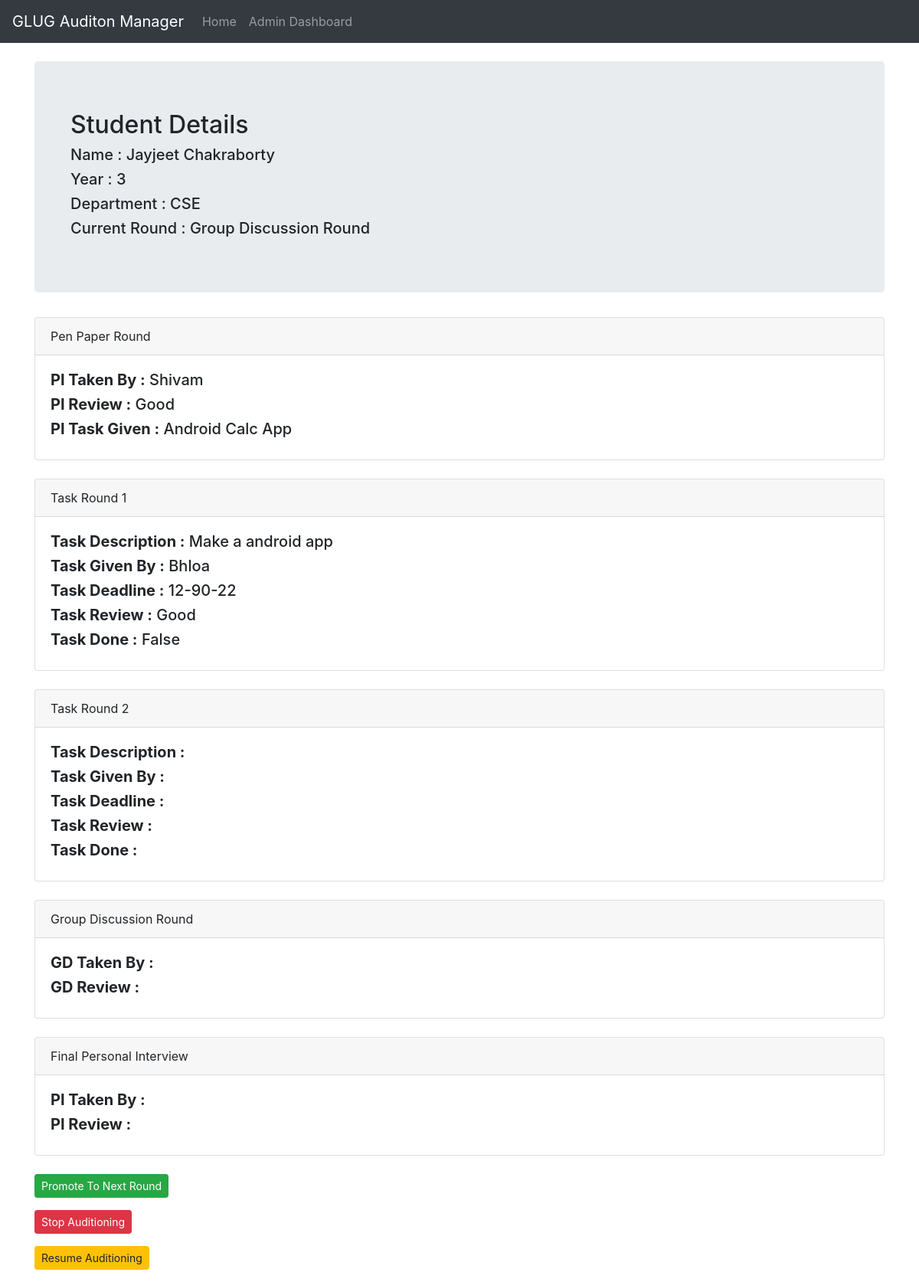
The app's page /profile/5 (signed in) with its own data.
### core/models.py (models this page shows, shortened)
class Student(models.Model):
    name = models.CharField(max_length=255)
    year = models.IntegerField()
    dept = models.CharField(max_length=20)
    pen_paper_round = models.ForeignKey(PenPaperRound, on_delete=models.CASCADE, null=True, blank=True)
    task_round_one = models.ForeignKey(TaskRoundOne, on_delete=models.CASCADE, null=True, blank=True)
    task_round_two = models.ForeignKey(TaskRoundTwo, on_delete=models.CASCADE, null=True, blank=True)
    gd_round = models.ForeignKey(GroupDiscussionRound, on_delete=models.CASCADE, null=True, blank=True)
    final_pi = models.ForeignKey(FinalPi, on_delete=models.CASCADE, null=True, blank=True)
    current_round = models.IntegerField(default=1)
    stopped = models.BooleanField(default=False)

class PenPaperRound(models.Model):
    pi_taken_by = models.CharField(max_length=255)
    pi_review = models.CharField(max_length=255)
    pi_task = models.CharField(max_length=255, null=True, blank=True)

class TaskRoundOne(models.Model):
    task_desc = models.CharField(max_length=255)
    task_given_by = models.CharField(max_length=255)
    task_submission_date = models.CharField(max_length=255)
    task_review = models.CharField(max_length=255)
    task_done = models.BooleanField()

### core/views.py (the view)
@login_required
def profile(request, id):
    student_details = Student.objects.filter(id=id).first()
    student_details.current_round = round_details[student_details.current_round]
    context_data = {
        'student_details': student_details,
    }
    return render(request, 'profile.html', context_data)

### templates/profile.html (shortened to what this page needs)
{% extends 'base.html' %}
{% block content %}
<div class="container">
    <br />
    <div class="jumbotron">
        <div class="container">
            <h2>Student Details</h2>
            <h5>Name : {{ student_details.name }}</h5>
            <h5>Year : {{ student_details.year }}</h5>
            <h5>Department : {{ student_details.dept }}</h5>
            <h5>Current Round : {{ student_details.current_round }} </h5>
        </div>
    </div>
    <div class="card">
        <div class="card-header">
            Pen Paper Round
        </div>
        <div class="card-body">
            <h5><strong>PI Taken By :</strong> {{ student_details.pen_paper_round.pi_taken_by }}</h5>
            <h5><strong>PI Review :</strong> {{ student_details.pen_paper_round.pi_review }}</h5>
            <h5><strong>PI Task Given :</strong> {{ student_details.pen_paper_round.pi_task }}</h5>
        </div>
    </div>
    <br />
    <div class="card">
        <div class="card-header">
            Task Round 1
        </div>
        <div class="card-body">
            <h5><strong>Task Description :</strong> {{ student_details.task_round_one.task_desc }}</h5>
            <h5><strong>Task Given By :</strong> {{ student_details.task_round_one.task_given_by }}</h5>
            <h5><strong>Task Deadline :</strong> {{ student_details.task_round_one.task_submission_date }}</h5>
            <h5><strong>Task Review :</strong> {{ student_details.task_round_one.task_review }}</h5>
            <h5><strong>Task Done :</strong> {{ student_details.task_round_one.task_done }}</h5>
        </div>
    </div>
    <br />
    <div class="card">
        <div class="card-header">
            Task Round 2
        </div>
        <div class="card-body">
            <h5><strong>Task Description :</strong> {{ student_details.task_round_two.task_desc }}</h5>
            <h5><strong>Task Given By :</strong> {{ student_details.task_round_two.task_given_by }}</h5>
            <h5><strong>Task Deadline :</strong> {{ student_details.task_round_two.task_submission_date }}</h5>
            <h5><strong>Task Review :</strong> {{ student_details.task_round_two.task_review }}</h5>
            <h5><strong>Task Done :</strong> {{ student_details.task_round_two.task_done }}</h5>
        </div>
    </div>
    <br />
    <div class="card">
        <div class="card-header">
            Group Discussion Round
        </div>
        <div class="card-body">
            <h5><strong>GD Taken By :</strong> {{ student_details.gd_round.gd_taken_by }}</h5>
            <h5><strong>GD Review :</strong> {{ student_details.gd_round.gd_review }}</h5>
        </div>
    </div>
    <br />
    <div class="card">
        <div class="card-header">
            Final Personal Interview
        </div>
        <div class="card-body">
            <h5><strong>PI Taken By :</strong> {{ student_details.final_pi.pi_taken_by }}</h5>
            <h5><strong>PI Review :</strong> {{ student_details.final_pi.pi_review }}</h5>
        </div>
    </div>
    <br />
    <form method="POST" action="/profile/{{ student_details.id }}/promote">
        <button class="btn btn-success btn-sm">Promote To Next Round</button>
    </form>
    <form method="POST" action="/profile/{{ student_details.id }}/stop">
        <button class="btn btn-danger btn-sm">Stop Auditioning</button>
    </form>
    <form method="POST" action="/profile/{{ student_details.id }}/resume">
        <button class="btn btn-warning btn-sm">Resume Auditioning</button>
    </form>
</div>
{% endblock %}

### records on screen
Student: name "Jayjeet Chakraborty", year "3", dept "CSE", current_round "Group Discussion Round", pen_paper_round.pi_taken_by "Shivam", pen_paper_round.pi_review "Good", pen_paper_round.pi_task "Android Calc App", task_round_one.task_desc "Make a android app", task_round_one.task_given_by "Bhloa", task_round_one.task_submission_date "12-90-22", task_round_one.task_review "Good", task_round_one.task_done "False"
